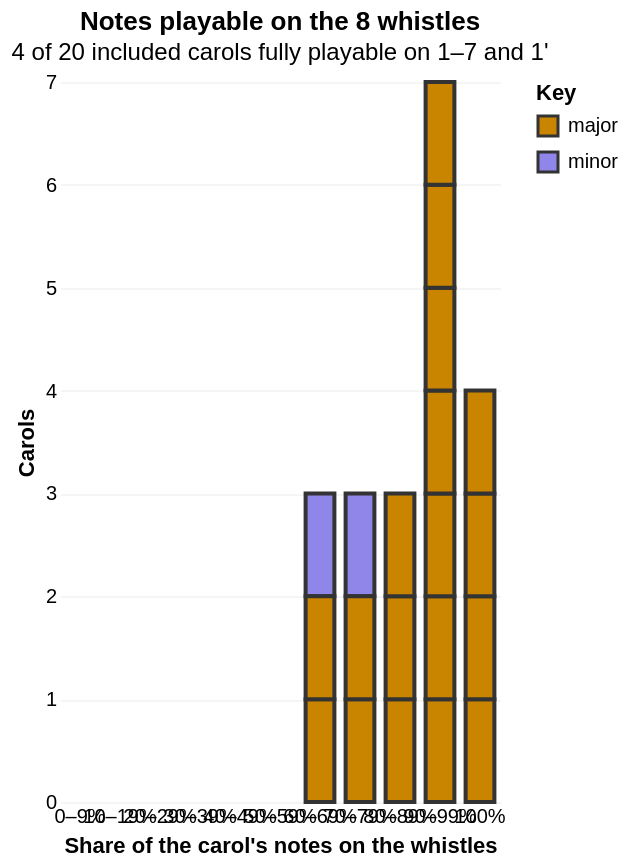

Source (Vega-Lite JSON):
### Vega-Lite specification from a JSON file in a GitHub repository (floating-point values rounded to 4 significant figures)
{"$schema": "https://vega.github.io/schema/vega-lite/v5.json", "title": {"text": "Notes playable on the 8 whistles", "subtitle": "4 of 20 included carols fully playable on 1–7 and 1'"}, "width": "container", "height": 360, "data": {"values": [{"title": "Ding dong! merrily on high", "mode": "major", "playable": 66.6, "bin": "60–69%"}, {"title": "God rest you merry, gentlemen", "mode": "minor", "playable": 67.1, "bin": "60–69%"}, {"title": "We wish you a merry Christmas", "mode": "major", "playable": 68.5, "bin": "60–69%"}, {"title": "We three kings of Orient are", "mode": "minor", "playable": 72.5, "bin": "70–79%"}, {"title": "Good King Wenceslas", "mode": "major", "playable": 73.5, "bin": "70–79%"}, {"title": "O come, all ye faithful", "mode": "major", "playable": 75.8, "bin": "70–79%"}, {"title": "Once in royal David's city", "mode": "major", "playable": 83.3, "bin": "80–89%"}, {"title": "Silent night!", "mode": "major", "playable": 84.7, "bin": "80–89%"}, {"title": "Away in a manger", "mode": "major", "playable": 88.4, "bin": "80–89%"}, {"title": "O Christmas tree", "mode": "major", "playable": 90.1, "bin": "90–99%"}, {"title": "Hark! the herald angels sing", "mode": "major", "playable": 90.7, "bin": "90–99%"}, {"title": "O little town of Bethlehem", "mode": "major", "playable": 92.8, "bin": "90–99%"}, {"title": "Frosty the snowman", "mode": "major", "playable": 93.1, "bin": "90–99%"}, {"title": "In the bleak midwinter", "mode": "major", "playable": 95.5, "bin": "90–99%"}, {"title": "Deck the hall", "mode": "major", "playable": 97, "bin": "90–99%"}, {"title": "Rudolph, the red-nosed reindeer", "mode": "major", "playable": 98.2, "bin": "90–99%"}, {"title": "Jingle Bells", "mode": "major", "playable": 100, "bin": "100%"}, {"title": "Joy to the world!", "mode": "major", "playable": 100, "bin": "100%"}, {"title": "Little Donkey", "mode": "major", "playable": 100, "bin": "100%"}, {"title": "The first Nowell", "mode": "major", "playable": 100, "bin": "100%"}]}, "mark": {"type": "bar", "width": {"band": 0.8}, "stroke": "#333333", "strokeWidth": 2}, "encoding": {"x": {"field": "bin", "type": "ordinal", "scale": {"domain": ["0–9%", "10–19%", "20–29%", "30–39%", "40–49%", "50–59%", "60–69%", "70–79%", "80–89%", "90–99%", "100%"]}, "title": "Share of the carol's notes on the whistles", "axis": {"labelAngle": 0}}, "y": {"aggregate": "count", "type": "quantitative", "stack": "zero", "title": "Carols", "axis": {"gridOpacity": 0.3, "tickMinStep": 1}}, "color": {"field": "mode", "type": "nominal", "scale": {"domain": ["major", "minor"], "range": ["#c98500", "#9085e9"]}, "title": "Key"}, "detail": {"field": "title"}, "order": {"field": "mode"}, "tooltip": [{"field": "title", "title": "Carol"}, {"field": "mode", "title": "Key"}, {"field": "playable", "title": "Playable %"}]}, "config": {"view": {"stroke": null}, "axis": {"domain": false, "ticks": false}}}
